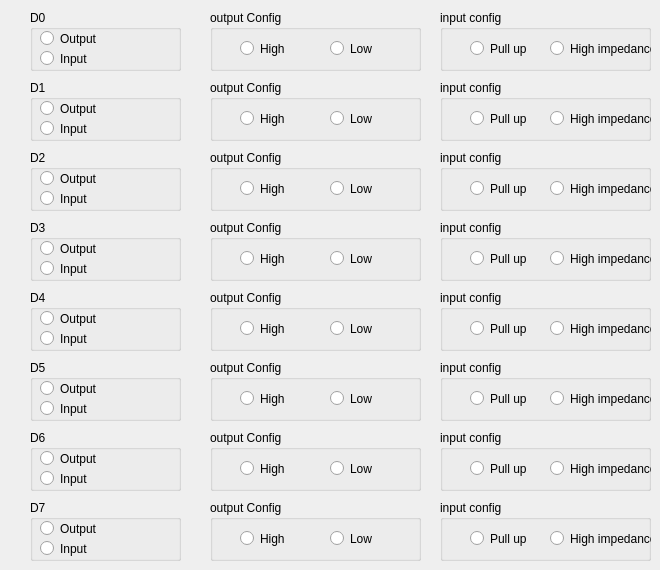
     <widget class="QWidget" name="PortD">
      <property name="enabled">
       <bool>true</bool>
      </property>
      <property name="acceptDrops">
       <bool>false</bool>
      </property>
      <attribute name="title">
       <string>PORT-D</string>
      </attribute>
      <widget class="QGroupBox" name="BoxD6">
       <property name="geometry">
        <rect>
         <x>30</x>
         <y>430</y>
         <width>151</width>
         <height>61</height>
        </rect>
       </property>
       <property name="title">
        <string>D6</string>
       </property>
       <widget class="QRadioButton" name="outputD6">
        <property name="geometry">
         <rect>
          <x>10</x>
          <y>20</y>
          <width>82</width>
          <height>17</height>
         </rect>
        </property>
        <property name="text">
         <string>Output</string>
        </property>
       </widget>
       <widget class="QRadioButton" name="inputD6">
        <property name="geometry">
         <rect>
          <x>10</x>
          <y>40</y>
          <width>82</width>
          <height>17</height>
         </rect>
        </property>
        <property name="text">
         <string>Input</string>
        </property>
       </widget>
      </widget>
      <widget class="QGroupBox" name="BoxD2">
       <property name="geometry">
        <rect>
         <x>30</x>
         <y>150</y>
         <width>151</width>
         <height>61</height>
        </rect>
       </property>
       <property name="title">
        <string>D2</string>
       </property>
       <widget class="QRadioButton" name="outputD2">
        <property name="geometry">
         <rect>
          <x>10</x>
          <y>20</y>
          <width>82</width>
          <height>17</height>
         </rect>
        </property>
        <property name="text">
         <string>Output</string>
        </property>
       </widget>
       <widget class="QRadioButton" name="inputD2">
        <property name="geometry">
         <rect>
          <x>10</x>
          <y>40</y>
          <width>82</width>
          <height>17</height>
         </rect>
        </property>
        <property name="text">
         <string>Input</string>
        </property>
       </widget>
      </widget>
      <widget class="QGroupBox" name="outputConfigD0">
       <property name="enabled">
        <bool>true</bool>
       </property>
       <property name="geometry">
        <rect>
         <x>210</x>
         <y>10</y>
         <width>211</width>
         <height>61</height>
        </rect>
       </property>
       <property name="styleSheet">
        <string notr="true">border-color: qlineargradient(spread:pad, x1:0, y1:0, x2:1, y2:0, stop:0 rgba(0, 0, 0, 255), stop:1 rgba(255, 255, 255, 255));</string>
       </property>
       <property name="title">
        <string>output Config</string>
       </property>
       <widget class="QRadioButton" name="highD0">
        <property name="geometry">
         <rect>
          <x>30</x>
          <y>30</y>
          <width>82</width>
          <height>17</height>
         </rect>
        </property>
        <property name="text">
         <string>High</string>
        </property>
       </widget>
       <widget class="QRadioButton" name="lowD0">
        <property name="geometry">
         <rect>
          <x>120</x>
          <y>30</y>
          <width>82</width>
          <height>17</height>
         </rect>
        </property>
        <property name="text">
         <string>Low</string>
        </property>
       </widget>
      </widget>
      <widget class="QGroupBox" name="BoxD5">
       <property name="geometry">
        <rect>
         <x>30</x>
         <y>360</y>
         <width>151</width>
         <height>61</height>
        </rect>
       </property>
       <property name="title">
        <string>D5</string>
       </property>
       <widget class="QRadioButton" name="outputD5">
        <property name="geometry">
         <rect>
          <x>10</x>
          <y>20</y>
          <width>82</width>
          <height>17</height>
         </rect>
        </property>
        <property name="text">
         <string>Output</string>
        </property>
       </widget>
       <widget class="QRadioButton" name="inputD5">
        <property name="geometry">
         <rect>
          <x>10</x>
          <y>40</y>
          <width>82</width>
          <height>17</height>
         </rect>
        </property>
        <property name="text">
         <string>Input</string>
        </property>
       </widget>
      </widget>
      <widget class="QGroupBox" name="BoxD4">
       <property name="geometry">
        <rect>
         <x>30</x>
         <y>290</y>
         <width>151</width>
         <height>61</height>
        </rect>
       </property>
       <property name="title">
        <string>D4</string>
       </property>
       <widget class="QRadioButton" name="outputD4">
        <property name="geometry">
         <rect>
          <x>10</x>
          <y>20</y>
          <width>82</width>
          <height>17</height>
         </rect>
        </property>
        <property name="text">
         <string>Output</string>
        </property>
       </widget>
       <widget class="QRadioButton" name="inputD4">
        <property name="geometry">
         <rect>
          <x>10</x>
          <y>40</y>
          <width>82</width>
          <height>17</height>
         </rect>
        </property>
        <property name="text">
         <string>Input</string>
        </property>
       </widget>
      </widget>
      <widget class="QGroupBox" name="inputConfidD2">
       <property name="geometry">
        <rect>
         <x>440</x>
         <y>150</y>
         <width>211</width>
         <height>61</height>
        </rect>
       </property>
       <property name="title">
        <string>input config</string>
       </property>
       <widget class="QRadioButton" name="pul_upD2">
        <property name="geometry">
         <rect>
          <x>30</x>
          <y>30</y>
          <width>82</width>
          <height>17</height>
         </rect>
        </property>
        <property name="text">
         <string>Pull up</string>
        </property>
       </widget>
       <widget class="QRadioButton" name="high_impedenceD2">
        <property name="geometry">
         <rect>
          <x>110</x>
          <y>30</y>
          <width>101</width>
          <height>17</height>
         </rect>
        </property>
        <property name="text">
         <string>High impedance</string>
        </property>
       </widget>
      </widget>
      <widget class="QGroupBox" name="outputConfigD3">
       <property name="enabled">
        <bool>true</bool>
       </property>
       <property name="geometry">
        <rect>
         <x>210</x>
         <y>220</y>
         <width>211</width>
         <height>61</height>
        </rect>
       </property>
       <property name="title">
        <string>output Config</string>
       </property>
       <widget class="QRadioButton" name="highD3">
        <property name="geometry">
         <rect>
          <x>30</x>
          <y>30</y>
          <width>82</width>
          <height>17</height>
         </rect>
        </property>
        <property name="text">
         <string>High</string>
        </property>
       </widget>
       <widget class="QRadioButton" name="lowD3">
        <property name="geometry">
         <rect>
          <x>120</x>
          <y>30</y>
          <width>82</width>
          <height>17</height>
         </rect>
        </property>
        <property name="text">
         <string>Low</string>
        </property>
       </widget>
      </widget>
      <widget class="QGroupBox" name="inputConfidD6">
       <property name="geometry">
        <rect>
         <x>440</x>
         <y>430</y>
         <width>211</width>
         <height>61</height>
        </rect>
       </property>
       <property name="title">
        <string>input config</string>
       </property>
       <widget class="QRadioButton" name="pul_upD6">
        <property name="geometry">
         <rect>
          <x>30</x>
          <y>30</y>
          <width>82</width>
          <height>17</height>
         </rect>
        </property>
        <property name="text">
         <string>Pull up</string>
        </property>
       </widget>
       <widget class="QRadioButton" name="high_impedenceD6">
        <property name="geometry">
         <rect>
          <x>110</x>
          <y>30</y>
          <width>101</width>
          <height>17</height>
         </rect>
        </property>
        <property name="text">
         <string>High impedance</string>
        </property>
       </widget>
      </widget>
      <widget class="QGroupBox" name="outputConfigD5">
       <property name="enabled">
        <bool>true</bool>
       </property>
       <property name="geometry">
        <rect>
         <x>210</x>
         <y>360</y>
         <width>211</width>
         <height>61</height>
        </rect>
       </property>
       <property name="title">
        <string>output Config</string>
       </property>
       <widget class="QRadioButton" name="highD5">
        <property name="geometry">
         <rect>
          <x>30</x>
          <y>30</y>
          <width>82</width>
          <height>17</height>
         </rect>
        </property>
        <property name="text">
         <string>High</string>
        </property>
       </widget>
       <widget class="QRadioButton" name="lowD5">
        <property name="geometry">
         <rect>
          <x>120</x>
          <y>30</y>
          <width>82</width>
          <height>17</height>
         </rect>
        </property>
        <property name="text">
         <string>Low</string>
        </property>
       </widget>
      </widget>
      <widget class="QGroupBox" name="BoxD7">
       <property name="geometry">
        <rect>
         <x>30</x>
         <y>500</y>
         <width>151</width>
         <height>61</height>
        </rect>
       </property>
       <property name="title">
        <string>D7</string>
       </property>
       <widget class="QRadioButton" name="outputD7">
        <property name="geometry">
         <rect>
          <x>10</x>
          <y>20</y>
          <width>82</width>
          <height>17</height>
         </rect>
        </property>
        <property name="text">
         <string>Output</string>
        </property>
       </widget>
       <widget class="QRadioButton" name="inputD7">
        <property name="geometry">
         <rect>
          <x>10</x>
          <y>40</y>
          <width>82</width>
          <height>17</height>
         </rect>
        </property>
        <property name="text">
         <string>Input</string>
        </property>
       </widget>
      </widget>
      <widget class="QGroupBox" name="inputConfidD5">
       <property name="geometry">
        <rect>
         <x>440</x>
         <y>360</y>
         <width>211</width>
         <height>61</height>
        </rect>
       </property>
       <property name="title">
        <string>input config</string>
       </property>
       <widget class="QRadioButton" name="pul_upD5">
        <property name="geometry">
         <rect>
          <x>30</x>
          <y>30</y>
          <width>82</width>
          <height>17</height>
         </rect>
        </property>
        <property name="text">
         <string>Pull up</string>
        </property>
       </widget>
       <widget class="QRadioButton" name="high_impedenceD5">
        <property name="geometry">
         <rect>
          <x>110</x>
          <y>30</y>
          <width>101</width>
          <height>17</height>
         </rect>
        </property>
        <property name="text">
         <string>High impedance</string>
        </property>
       </widget>
      </widget>
      <widget class="QGroupBox" name="BoxD3">
       <property name="geometry">
        <rect>
         <x>30</x>
         <y>220</y>
         <width>151</width>
         <height>61</height>
        </rect>
       </property>
       <property name="title">
        <string>D3</string>
       </property>
       <widget class="QRadioButton" name="outputD3">
        <property name="geometry">
         <rect>
          <x>10</x>
          <y>20</y>
          <width>82</width>
          <height>17</height>
         </rect>
        </property>
        <property name="text">
         <string>Output</string>
        </property>
       </widget>
       <widget class="QRadioButton" name="inputD3">
        <property name="geometry">
         <rect>
          <x>10</x>
          <y>40</y>
          <width>82</width>
          <height>17</height>
         </rect>
        </property>
        <property name="text">
         <string>Input</string>
        </property>
       </widget>
      </widget>
      <widget class="QGroupBox" name="inputConfidD0">
       <property name="geometry">
        <rect>
         <x>440</x>
         <y>10</y>
         <width>211</width>
         <height>61</height>
        </rect>
       </property>
       <property name="title">
        <string>input config</string>
       </property>
       <widget class="QRadioButton" name="pul_upD0">
        <property name="geometry">
         <rect>
          <x>30</x>
          <y>30</y>
          <width>82</width>
          <height>17</height>
         </rect>
        </property>
        <property name="text">
         <string>Pull up</string>
        </property>
       </widget>
       <widget class="QRadioButton" name="high_impedenceD0">
        <property name="geometry">
         <rect>
          <x>110</x>
          <y>30</y>
          <width>101</width>
          <height>17</height>
         </rect>
        </property>
        <property name="text">
         <string>High impedance</string>
        </property>
       </widget>
      </widget>
      <widget class="QGroupBox" name="outputConfigD2">
       <property name="enabled">
        <bool>true</bool>
       </property>
       <property name="geometry">
        <rect>
         <x>210</x>
         <y>150</y>
         <width>211</width>
         <height>61</height>
        </rect>
       </property>
       <property name="title">
        <string>output Config</string>
       </property>
       <widget class="QRadioButton" name="highD2">
        <property name="geometry">
         <rect>
          <x>30</x>
          <y>30</y>
          <width>82</width>
          <height>17</height>
         </rect>
        </property>
        <property name="text">
         <string>High</string>
        </property>
       </widget>
       <widget class="QRadioButton" name="lowD2">
        <property name="geometry">
         <rect>
          <x>120</x>
          <y>30</y>
          <width>82</width>
          <height>17</height>
         </rect>
        </property>
        <property name="text">
         <string>Low</string>
        </property>
       </widget>
      </widget>
      <widget class="QGroupBox" name="BoxD0">
       <property name="geometry">
        <rect>
         <x>30</x>
         <y>10</y>
         <width>151</width>
         <height>61</height>
        </rect>
       </property>
       <property name="title">
        <string>D0</string>
       </property>
       <widget class="QRadioButton" name="outputD0">
        <property name="geometry">
         <rect>
          <x>10</x>
          <y>20</y>
          <width>82</width>
          <height>17</height>
         </rect>
        </property>
        <property name="text">
         <string>Output</string>
        </property>
       </widget>
       <widget class="QRadioButton" name="inputD0">
        <property name="geometry">
         <rect>
          <x>10</x>
          <y>40</y>
          <width>82</width>
          <height>17</height>
         </rect>
        </property>
        <property name="text">
         <string>Input</string>
        </property>
       </widget>
      </widget>
      <widget class="QGroupBox" name="BoxD1">
       <property name="geometry">
        <rect>
         <x>30</x>
         <y>80</y>
         <width>151</width>
         <height>61</height>
        </rect>
       </property>
       <property name="title">
        <string>D1</string>
       </property>
       <widget class="QRadioButton" name="outputD1">
        <property name="geometry">
         <rect>
          <x>10</x>
          <y>20</y>
          <width>82</width>
          <height>17</height>
         </rect>
        </property>
        <property name="text">
         <string>Output</string>
        </property>
       </widget>
       <widget class="QRadioButton" name="inputD1">
        <property name="geometry">
         <rect>
          <x>10</x>
          <y>40</y>
          <width>82</width>
          <height>17</height>
         </rect>
        </property>
        <property name="text">
         <string>Input</string>
        </property>
       </widget>
      </widget>
      <widget class="QGroupBox" name="inputConfidD1">
       <property name="geometry">
        <rect>
         <x>440</x>
         <y>80</y>
         <width>211</width>
         <height>61</height>
        </rect>
       </property>
       <property name="title">
        <string>input config</string>
       </property>
       <widget class="QRadioButton" name="pul_upD1">
        <property name="geometry">
         <rect>
          <x>30</x>
          <y>30</y>
          <width>82</width>
          <height>17</height>
         </rect>
        </property>
        <property name="text">
         <string>Pull up</string>
        </property>
       </widget>
       <widget class="QRadioButton" name="high_impedenceD1">
        <property name="geometry">
         <rect>
          <x>110</x>
          <y>30</y>
          <width>101</width>
          <height>17</height>
         </rect>
        </property>
        <property name="text">
         <string>High impedance</string>
        </property>
       </widget>
      </widget>
      <widget class="QGroupBox" name="inputConfidD4">
       <property name="geometry">
        <rect>
         <x>440</x>
         <y>290</y>
         <width>211</width>
         <height>61</height>
        </rect>
       </property>
       <property name="title">
        <string>input config</string>
       </property>
       <widget class="QRadioButton" name="pul_upD4">
        <property name="geometry">
         <rect>
          <x>30</x>
          <y>30</y>
          <width>82</width>
          <height>17</height>
         </rect>
        </property>
        <property name="text">
         <string>Pull up</string>
        </property>
       </widget>
       <widget class="QRadioButton" name="high_impedenceD4">
        <property name="geometry">
         <rect>
          <x>110</x>
          <y>30</y>
          <width>101</width>
          <height>17</height>
         </rect>
        </property>
        <property name="text">
         <string>High impedance</string>
        </property>
       </widget>
      </widget>
      <widget class="QGroupBox" name="outputConfigD1">
       <property name="enabled">
        <bool>true</bool>
       </property>
       <property name="geometry">
        <rect>
         <x>210</x>
         <y>80</y>
         <width>211</width>
         <height>61</height>
        </rect>
       </property>
       <property name="title">
        <string>output Config</string>
       </property>
       <widget class="QRadioButton" name="highD1">
        <property name="geometry">
         <rect>
          <x>30</x>
          <y>30</y>
          <width>82</width>
          <height>17</height>
         </rect>
        </property>
        <property name="text">
         <string>High</string>
        </property>
       </widget>
       <widget class="QRadioButton" name="lowD1">
        <property name="geometry">
         <rect>
          <x>120</x>
          <y>30</y>
          <width>82</width>
          <height>17</height>
         </rect>
        </property>
        <property name="text">
         <string>Low</string>
        </property>
       </widget>
      </widget>
      <widget class="QGroupBox" name="inputConfidD7">
       <property name="geometry">
        <rect>
         <x>440</x>
         <y>500</y>
         <width>211</width>
         <height>61</height>
        </rect>
       </property>
       <property name="title">
        <string>input config</string>
       </property>
       <widget class="QRadioButton" name="pul_upD7">
        <property name="geometry">
         <rect>
          <x>30</x>
          <y>30</y>
          <width>82</width>
          <height>17</height>
         </rect>
        </property>
        <property name="text">
         <string>Pull up</string>
        </property>
       </widget>
       <widget class="QRadioButton" name="high_impedenceD7">
        <property name="geometry">
         <rect>
          <x>110</x>
          <y>30</y>
          <width>101</width>
          <height>17</height>
         </rect>
        </property>
        <property name="text">
         <string>High impedance</string>
        </property>
       </widget>
      </widget>
      <widget class="QGroupBox" name="outputConfigD6">
       <property name="enabled">
        <bool>true</bool>
       </property>
       <property name="geometry">
        <rect>
         <x>210</x>
         <y>430</y>
         <width>211</width>
         <height>61</height>
        </rect>
       </property>
       <property name="title">
        <string>output Config</string>
       </property>
       <widget class="QRadioButton" name="highD6">
        <property name="geometry">
         <rect>
          <x>30</x>
          <y>30</y>
          <width>82</width>
          <height>17</height>
         </rect>
        </property>
        <property name="text">
         <string>High</string>
        </property>
       </widget>
       <widget class="QRadioButton" name="lowD6">
        <property name="geometry">
         <rect>
          <x>120</x>
          <y>30</y>
          <width>82</width>
          <height>17</height>
         </rect>
        </property>
        <property name="text">
         <string>Low</string>
        </property>
       </widget>
      </widget>
      <widget class="QGroupBox" name="outputConfigD4">
       <property name="enabled">
        <bool>true</bool>
       </property>
       <property name="geometry">
        <rect>
         <x>210</x>
         <y>290</y>
         <width>211</width>
         <height>61</height>
        </rect>
       </property>
       <property name="title">
        <string>output Config</string>
       </property>
       <widget class="QRadioButton" name="highD4">
        <property name="geometry">
         <rect>
          <x>30</x>
          <y>30</y>
          <width>82</width>
          <height>17</height>
         </rect>
        </property>
        <property name="text">
         <string>High</string>
        </property>
       </widget>
       <widget class="QRadioButton" name="lowD4">
        <property name="geometry">
         <rect>
          <x>120</x>
          <y>30</y>
          <width>82</width>
          <height>17</height>
         </rect>
        </property>
        <property name="text">
         <string>Low</string>
        </property>
       </widget>
      </widget>
      <widget class="QGroupBox" name="outputConfigD7">
       <property name="enabled">
        <bool>true</bool>
       </property>
       <property name="geometry">
        <rect>
         <x>210</x>
         <y>500</y>
         <width>211</width>
         <height>61</height>
        </rect>
       </property>
       <property name="title">
        <string>output Config</string>
       </property>
       <widget class="QRadioButton" name="highD7">
        <property name="geometry">
         <rect>
          <x>30</x>
          <y>30</y>
          <width>82</width>
          <height>17</height>
         </rect>
        </property>
        <property name="text">
         <string>High</string>
        </property>
       </widget>
       <widget class="QRadioButton" name="lowD7">
        <property name="geometry">
         <rect>
          <x>120</x>
          <y>30</y>
          <width>82</width>
          <height>17</height>
         </rect>
        </property>
        <property name="text">
         <string>Low</string>
        </property>
       </widget>
      </widget>
      <widget class="QGroupBox" name="inputConfidD3">
       <property name="geometry">
        <rect>
         <x>440</x>
         <y>220</y>
         <width>211</width>
         <height>61</height>
        </rect>
       </property>
       <property name="title">
        <string>input config</string>
       </property>
       <widget class="QRadioButton" name="pul_upD3">
        <property name="geometry">
         <rect>
          <x>30</x>
          <y>30</y>
          <width>82</width>
          <height>17</height>
         </rect>
        </property>
        <property name="text">
         <string>Pull up</string>
        </property>
       </widget>
       <widget class="QRadioButton" name="high_impedenceD3">
        <property name="geometry">
         <rect>
          <x>110</x>
          <y>30</y>
          <width>101</width>
          <height>17</height>
         </rect>
        </property>
        <property name="text">
         <string>High impedance</string>
        </property>
       </widget>
      </widget>
     </widget>
